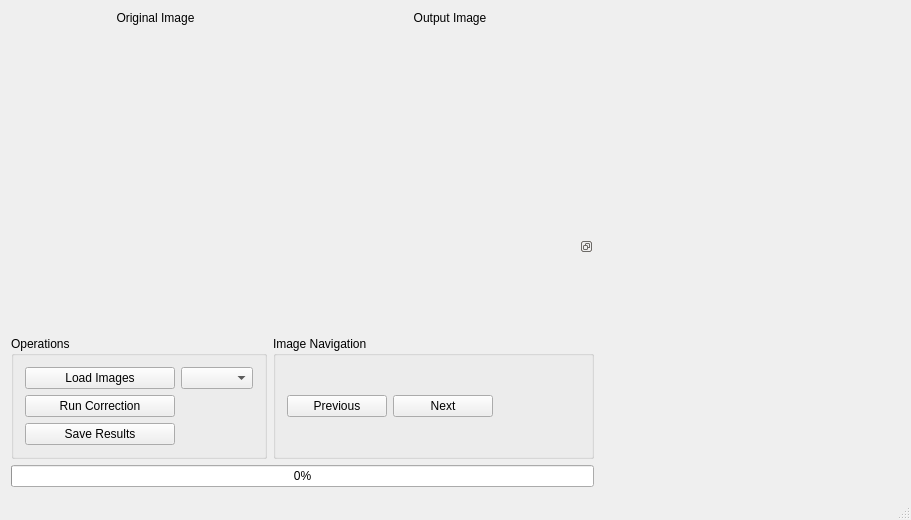
<?xml version="1.0" encoding="UTF-8"?>
<ui version="4.0">
 <class>MainWindow</class>
 <widget class="QMainWindow" name="MainWindow">
  <property name="geometry">
   <rect>
    <x>0</x>
    <y>0</y>
    <width>911</width>
    <height>520</height>
   </rect>
  </property>
  <property name="windowTitle">
   <string>MainWindow</string>
  </property>
  <widget class="QWidget" name="centralWidget">
   <layout class="QVBoxLayout" name="verticalLayout">
    <item>
     <layout class="QHBoxLayout" name="horizontalLayout_5">
      <item>
       <layout class="QVBoxLayout" name="verticalLayout_2">
        <item>
         <layout class="QHBoxLayout" name="horizontalLayout_3">
          <item>
           <widget class="QLabel" name="label_2">
            <property name="text">
             <string>Original Image</string>
            </property>
            <property name="textFormat">
             <enum>Qt::AutoText</enum>
            </property>
            <property name="scaledContents">
             <bool>false</bool>
            </property>
            <property name="alignment">
             <set>Qt::AlignCenter</set>
            </property>
           </widget>
          </item>
          <item>
           <widget class="QLabel" name="label">
            <property name="text">
             <string>Output Image</string>
            </property>
            <property name="textFormat">
             <enum>Qt::AutoText</enum>
            </property>
            <property name="scaledContents">
             <bool>false</bool>
            </property>
            <property name="alignment">
             <set>Qt::AlignCenter</set>
            </property>
           </widget>
          </item>
         </layout>
        </item>
        <item>
         <layout class="QHBoxLayout" name="horizontalLayout_2">
          <item>
           <widget class="ImageLabel" name="imgViewer">
            <property name="sizePolicy">
             <sizepolicy hsizetype="Expanding" vsizetype="Expanding">
              <horstretch>0</horstretch>
              <verstretch>0</verstretch>
             </sizepolicy>
            </property>
            <property name="minimumSize">
             <size>
              <width>200</width>
              <height>200</height>
             </size>
            </property>
            <property name="autoFillBackground">
             <bool>true</bool>
            </property>
            <property name="text">
             <string/>
            </property>
            <property name="alignment">
             <set>Qt::AlignCenter</set>
            </property>
           </widget>
          </item>
          <item>
           <widget class="ImageLabel" name="imgViewer_corrected">
            <property name="sizePolicy">
             <sizepolicy hsizetype="Expanding" vsizetype="Expanding">
              <horstretch>0</horstretch>
              <verstretch>0</verstretch>
             </sizepolicy>
            </property>
            <property name="minimumSize">
             <size>
              <width>200</width>
              <height>200</height>
             </size>
            </property>
            <property name="autoFillBackground">
             <bool>true</bool>
            </property>
            <property name="text">
             <string/>
            </property>
            <property name="alignment">
             <set>Qt::AlignCenter</set>
            </property>
           </widget>
          </item>
         </layout>
        </item>
        <item>
         <widget class="QDockWidget" name="dockWidget">
          <property name="minimumSize">
           <size>
            <width>250</width>
            <height>50</height>
           </size>
          </property>
          <property name="features">
           <set>QDockWidget::DockWidgetFloatable|QDockWidget::DockWidgetMovable</set>
          </property>
          <property name="windowTitle">
           <string/>
          </property>
          <widget class="QWidget" name="dockWidgetContents_5"/>
         </widget>
        </item>
        <item>
         <layout class="QHBoxLayout" name="horizontalLayout_4">
          <item>
           <widget class="QGroupBox" name="groupBox">
            <property name="title">
             <string>Operations</string>
            </property>
            <layout class="QGridLayout" name="gridLayout">
             <item row="1" column="1">
              <widget class="QComboBox" name="comboBox"/>
             </item>
             <item row="3" column="0">
              <widget class="QPushButton" name="saveBtn">
               <property name="text">
                <string>Save Results</string>
               </property>
              </widget>
             </item>
             <item row="2" column="0">
              <widget class="QPushButton" name="runBtn">
               <property name="sizePolicy">
                <sizepolicy hsizetype="Fixed" vsizetype="Fixed">
                 <horstretch>0</horstretch>
                 <verstretch>0</verstretch>
                </sizepolicy>
               </property>
               <property name="minimumSize">
                <size>
                 <width>150</width>
                 <height>0</height>
                </size>
               </property>
               <property name="text">
                <string>Run Correction</string>
               </property>
              </widget>
             </item>
             <item row="1" column="0">
              <widget class="QPushButton" name="loadBtn">
               <property name="sizePolicy">
                <sizepolicy hsizetype="Fixed" vsizetype="Fixed">
                 <horstretch>0</horstretch>
                 <verstretch>0</verstretch>
                </sizepolicy>
               </property>
               <property name="minimumSize">
                <size>
                 <width>150</width>
                 <height>0</height>
                </size>
               </property>
               <property name="text">
                <string>Load Images</string>
               </property>
              </widget>
             </item>
            </layout>
           </widget>
          </item>
          <item>
           <widget class="QGroupBox" name="groupBox_2">
            <property name="title">
             <string>Image Navigation</string>
            </property>
            <layout class="QHBoxLayout" name="horizontalLayout">
             <item>
              <widget class="QPushButton" name="prevButton">
               <property name="sizePolicy">
                <sizepolicy hsizetype="Fixed" vsizetype="Fixed">
                 <horstretch>0</horstretch>
                 <verstretch>0</verstretch>
                </sizepolicy>
               </property>
               <property name="minimumSize">
                <size>
                 <width>100</width>
                 <height>0</height>
                </size>
               </property>
               <property name="text">
                <string>Previous</string>
               </property>
              </widget>
             </item>
             <item>
              <widget class="QPushButton" name="nextButton">
               <property name="sizePolicy">
                <sizepolicy hsizetype="Fixed" vsizetype="Fixed">
                 <horstretch>0</horstretch>
                 <verstretch>0</verstretch>
                </sizepolicy>
               </property>
               <property name="minimumSize">
                <size>
                 <width>100</width>
                 <height>0</height>
                </size>
               </property>
               <property name="text">
                <string>Next</string>
               </property>
              </widget>
             </item>
             <item>
              <spacer name="horizontalSpacer">
               <property name="orientation">
                <enum>Qt::Horizontal</enum>
               </property>
               <property name="sizeHint" stdset="0">
                <size>
                 <width>40</width>
                 <height>20</height>
                </size>
               </property>
              </spacer>
             </item>
            </layout>
           </widget>
          </item>
         </layout>
        </item>
        <item>
         <widget class="QProgressBar" name="runProgress">
          <property name="value">
           <number>0</number>
          </property>
         </widget>
        </item>
       </layout>
      </item>
      <item>
       <widget class="ImageListWidget" name="imListWid" native="true">
        <property name="sizePolicy">
         <sizepolicy hsizetype="Fixed" vsizetype="Preferred">
          <horstretch>0</horstretch>
          <verstretch>0</verstretch>
         </sizepolicy>
        </property>
        <property name="minimumSize">
         <size>
          <width>300</width>
          <height>0</height>
         </size>
        </property>
        <property name="maximumSize">
         <size>
          <width>300</width>
          <height>16777215</height>
         </size>
        </property>
       </widget>
      </item>
     </layout>
    </item>
   </layout>
   <zorder></zorder>
  </widget>
  <widget class="QMenuBar" name="menuBar">
   <property name="geometry">
    <rect>
     <x>0</x>
     <y>0</y>
     <width>911</width>
     <height>25</height>
    </rect>
   </property>
  </widget>
  <widget class="QStatusBar" name="statusBar"/>
 </widget>
 <layoutdefault spacing="6" margin="11"/>
 <customwidgets>
  <customwidget>
   <class>ImageLabel</class>
   <extends>QLabel</extends>
   <header>qtinclude/imagelabel.h</header>
  </customwidget>
  <customwidget>
   <class>ImageListWidget</class>
   <extends>QWidget</extends>
   <header>qtinclude/imagelistwidget.h</header>
   <container>1</container>
  </customwidget>
 </customwidgets>
 <resources/>
 <connections/>
</ui>
